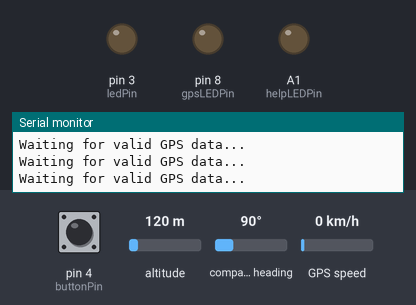
This sketch was run on a simulated Arduino Uno, built with avr-gcc and run on an emulated ATmega328P. Parts: output pins drawn as LEDs (lit = HIGH), the last lines printed to the serial monitor. Inputs (shaded band) come from the test bench; at power-on: pin 4 (buttonPin) HIGH, altitude 120 m, compass heading 90°, GPS speed 0 km/h. The GPS gets a fix after 3 s at 37.7749, -122.4194 with 8 satellites; no radio packets arrive unless stated.

Above: at 1.2 s.
1.3 s: pin 4 (buttonPin) pulled LOW for 0.15 s
At 1.9 s:
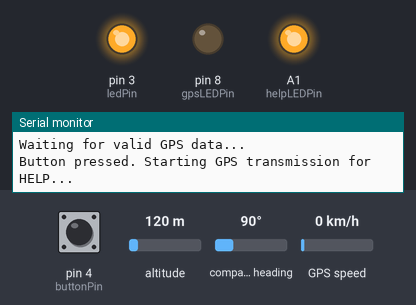
5.5 s: pin 4 (buttonPin) pulled LOW for 1 s
At 6.63 s:
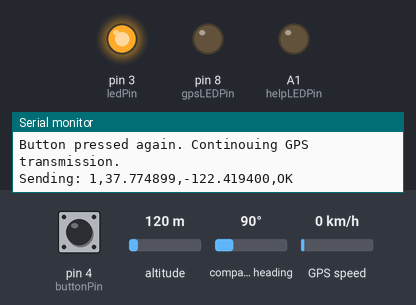
10.6 s: pin 4 (buttonPin) pulled LOW for 3.2 s
At 14.6 s:
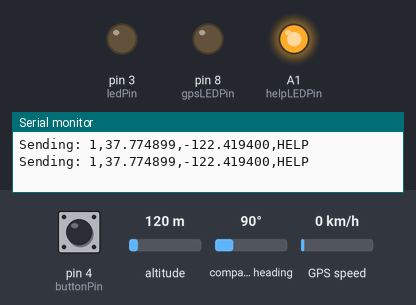
Timing chart, 0 to 23.3 s (numbered marks = the images above; inputs shaded):
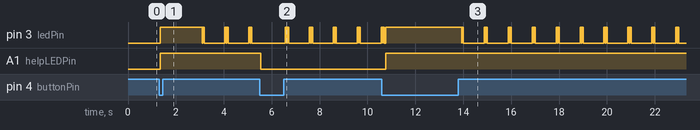

The sketch:

Transmitter_V9.ino
```cpp
#include <SoftwareSerial.h>
#include <TinyGPSPlus.h>
#include <SPI.h>
#include <LoRa.h>

static const int RXPin = 6, TXPin = 7;
static const uint32_t GPSBaud = 9600;

const int csPin = 10;
const int resetPin = 9;
const int irqPin = 2;

const int buttonPin = 4; // Button connected to D4
const int ledPin = 3;    // LED connected to D3
const int gpsLEDPin = 8; // LED connected to D8
const int helpLEDPin = A1; // LED connected for HELP/OK

TinyGPSPlus gps;
SoftwareSerial ss(RXPin, TXPin);

bool needHelp = false; // Flag to control GPS data transmission
bool lastButtonState = HIGH; // Track previous button state
bool ledState = false; // Track LED state

int id = 1;

void setup() {
  Serial.begin(115200);
  ss.begin(GPSBaud);

  pinMode(buttonPin, INPUT_PULLUP);
  pinMode(ledPin, OUTPUT);  // Set LED pin as output
  pinMode(gpsLEDPin, OUTPUT);  // Set LED pin as output
  pinMode(helpLEDPin, OUTPUT);  // Set LED pin as output

  LoRa.setPins(csPin, resetPin, irqPin);
  if (!LoRa.begin(433E6)) {
    Serial.println("LoRa init failed. Check connections.");
    while (true);
  }

  Serial.println("GPS and LoRa Ready!");
}

void loop() {
  // Check button press for toggling
  bool currentButtonState = digitalRead(buttonPin);
  if (currentButtonState == LOW && lastButtonState == HIGH) {
    delay(50); // Debounce delay
    if (digitalRead(buttonPin) == LOW) {
      needHelp = !needHelp; // Toggle GPS transmission state
      ledState = !ledState;  // Toggle LED state
      digitalWrite(ledPin, ledState ? HIGH : LOW); // Update LED based on GPS state
      digitalWrite(helpLEDPin, needHelp ? HIGH : LOW); // Update LED based on state HELP/OK
      Serial.println(needHelp ? "Button pressed. Starting GPS transmission for HELP..."
                              : "Button pressed again. Continouing GPS transmission.");

      // Wait for button release
      while (digitalRead(buttonPin) == LOW);
      delay(50);
    }
  }
  lastButtonState = currentButtonState;

  // Transmit GPS data
  while (ss.available() > 0) {
    if (gps.encode(ss.read())) {
      sendGPSData();
    }
  }


  if (millis() > 5000 && gps.charsProcessed() < 10) {
    digitalWrite(gpsLEDPin, HIGH);
    Serial.println(F("No GPS detected: Retrying..."));
    delay(5000); // Wait and retry
    digitalWrite(gpsLEDPin, LOW);
    return;      // Return to loop() so the button can still be checked
  }
}

void sendGPSData() {
  if (gps.location.isValid()) {
    String gpsData = String(id) + ","
              + String(gps.location.lat(), 6) + ","
              + String(gps.location.lng(), 6) + ","
              + (needHelp?"HELP":"OK");

    Serial.println("Sending: " + gpsData);

    digitalWrite(ledPin, HIGH);  // Turn LED on while sending data
    LoRa.beginPacket();
    LoRa.print(gpsData);
    LoRa.endPacket();
    digitalWrite(ledPin, LOW);   // Turn LED off after sending data
    // LED will blink when GPS data is sending
  } else {
    Serial.println(F("Waiting for valid GPS data..."));
    // LED will turn on when waiting for GPS data
  }
}
```

Measured:
- after the input at 1.3 s, A1 (helpLEDPin): LOW → HIGH after 0.05 s
- after the input at 5.5 s, A1 (helpLEDPin): HIGH → LOW after 0.05 s
- after the input at 10.6 s, A1 (helpLEDPin): LOW → HIGH after 0.16 s
